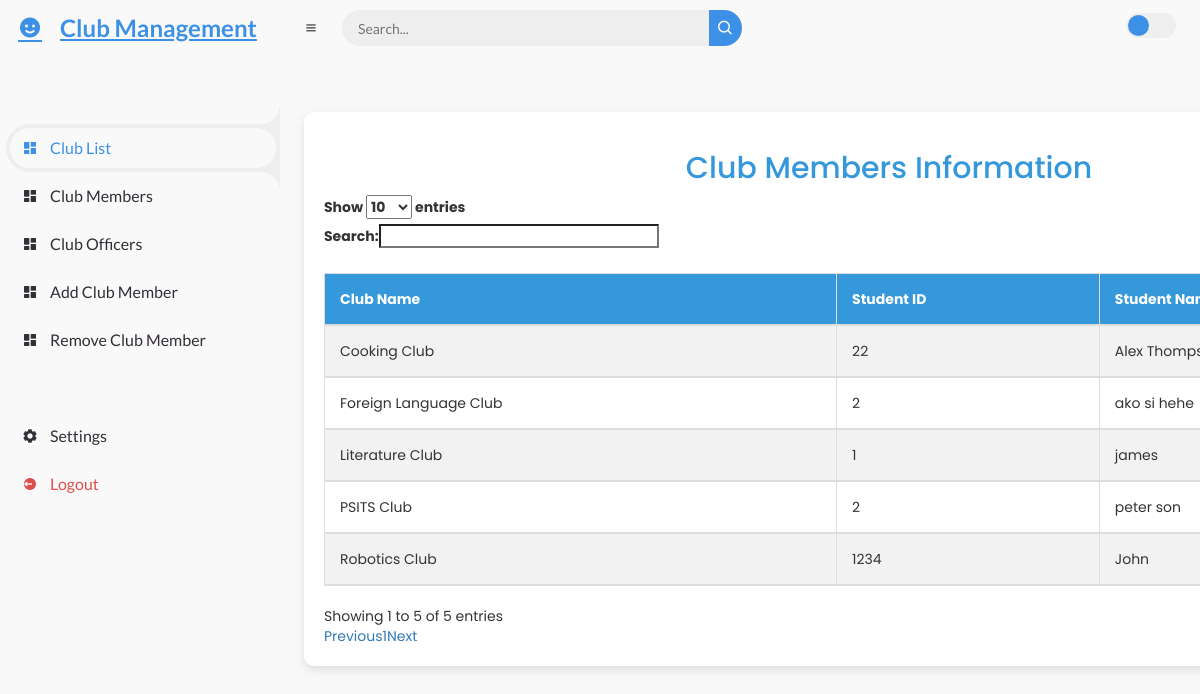
/clubmembers.php, run on the app's committed database.
### tables this page shows
CREATE TABLE `clubmembers` (
  `ClubID` int(11) NOT NULL,
  `StudentID` int(11) NOT NULL,
  `StudentName` varchar(200) NOT NULL
);

CREATE TABLE `clubs` (
  `ClubID` int(11) NOT NULL,
  `ClubLogo` varchar(255) NOT NULL,
  `ClubName` varchar(255) NOT NULL,
  `Status` tinyint(1) NOT NULL
);

### clubmembers.php (the view, shortened to what this page needs)
<?php
include("db.php");
?>
<!DOCTYPE html>
<html lang="en">
<head>
    <link href='https://unpkg.com/boxicons@2.0.9/css/boxicons.min.css' rel='stylesheet'>
    <link rel="stylesheet" href="style.css">
    <link rel="stylesheet" href="https://maxcdn.bootstrapcdn.com/bootstrap/3.4.1/css/bootstrap.min.css">
    <link rel="stylesheet" href="https://cdn.datatables.net/1.10.20/css/dataTables.bootstrap.min.css">
</head>
<body>
    <section id="sidebar">
        <a href="#" class="brand">
            <i class='bx bxs-smile'></i>
            <span class="text">Club Management</span>
        </a>
        <ul class="side-menu top">
            <li class="active">
                <a href="index.php">
                    <i class='bx bxs-dashboard'></i>
                    <span class="text">Club List</span>
                </a>
            </li>
            <li>
                <a href="clubmembers.php">
                    <i class='bx bxs-dashboard'></i>
                    <span class="text">Club Members</span>
                </a>
            </li>
            <li>
                <a href="clubofficials.php">
                    <i class='bx bxs-dashboard'></i>
                    <span class="text">Club Officers</span>
                </a>
            </li>
            <li>
                <a href="addmembers.php">
                    <i class='bx bxs-dashboard'></i>
                    <span class="text">Add Club Member</span>
                </a>
            </li>
            <li>
                <a href="removemem.php">
                    <i class='bx bxs-dashboard'></i>
                    <span class="text">Remove Club Member</span>
                </a>
            </li>
        </ul>
        <ul class="side-menu">
            <li>
                <a href="#">
                    <i class='bx bxs-cog'></i>
                    <span class="text">Settings</span>
                </a>
            </li>
            <li>
                <a href="#" class="logout">
                    <i class='bx bxs-log-out-circle'></i>
                    <span class="text">Logout</span>
                </a>
            </li>
        </ul>
    </section>
    <section id="content">
        <nav>
            <i class='bx bx-menu'></i>
            <form action="#">
                <div class="form-input">
                    <input type="search" placeholder="Search...">
                    <button type="submit" class="search-btn"><i class='bx bx-search'></i></button>
                </div>
            </form>
            <label for="switch-mode" class="switch-mode"></label>
        </nav>
        <main class="main-content">
            <div class="container">
                <h2 style="text-align: center; color: #3498db;" >Club Members Information</h2>
                <table id="exampleTable" class="table table-striped table-bordered">
                    <thead id="thead">
                        <tr>
                            <th>Club Name</th>
                            <th>Student ID</th>
                            <th>Student Name</th>
                        </tr>
                    </thead>
                    <tbody id="tbody">
                        <?php
                        $sql = "SELECT clubs.ClubName, clubmembers.StudentID, clubmembers.StudentName
                                FROM clubmembers
                                INNER JOIN clubs ON clubmembers.ClubID = clubs.ClubID";
                        $result = $conn->query($sql);
                        if ($result->num_rows > 0) {
                            $prevClubName = '';
                            while ($row = $result->fetch_assoc()) {
                                $clubNameDisplay = ($row["ClubName"] !== $prevClubName) ? $row["ClubName"] : '';
                                $prevClubName = $row["ClubName"];
                                echo '<tr>
                                        <td>' . $clubNameDisplay . '</td>
                                        <td>' . $row["StudentID"] . '</td>
                                        <td>' . $row["StudentName"] . '</td>
                                    </tr>';
                            }
                        } else {
                            echo '<tr><td colspan="3" style="text-align: center;">No data available</td></tr>';
                        }
                        ?>
                    </tbody>
                </table>
            </div>
        </main>
    </section>
</body>
</html>

### style.css (style rules this page uses)
* { margin: 0; padding: 0; box-sizing: border-box; }
a { text-decoration: none; }
li { list-style: none; }
:root { --poppins: 'Poppins', sans-serif; --lato: 'Lato', sans-serif; --light: #F9F9F9; --blue: #3C91E6; --light-blue: #CFE8FF; --grey: #eee; --dark-grey: #AAAAAA; --dark: #342E37; --red: #DB504A; --yellow: #FFCE26; --light-yellow: #FFF2C6; --orange: #FD7238; --light-orange: #FFE0D3; }
html { overflow-x: hidden; }
body { background: var(--grey); overflow-x: hidden; }
#sidebar { position: fixed; top: 0; left: 0; width: 280px; height: 100%; background: var(--light); z-index: 2000; font-family: var(--lato); transition: .3s ease; overflow-x: hidden; scrollbar-width: none; }
#sidebar .brand { font-size: 24px; font-weight: 700; height: 56px; display: flex; align-items: center; color: var(--blue); position: sticky; top: 0; left: 0; background: var(--light); z-index: 500; padding-bottom: 20px; box-sizing: content-box; }
#sidebar .brand .bx { min-width: 60px; display: flex; justify-content: center; }
#sidebar .side-menu { width: 100%; margin-top: 48px; }
#sidebar .side-menu li { height: 48px; background: transparent; margin-left: 6px; border-radius: 48px 0 0 48px; padding: 4px; }
#sidebar .side-menu li.active { background: var(--grey); position: relative; }
#sidebar .side-menu li.active::before { content: ''; position: absolute; width: 40px; height: 40px; border-radius: 50%; top: -40px; right: 0; box-shadow: 20px 20px 0 var(--grey); z-index: -1; }
#sidebar .side-menu li.active::after { content: ''; position: absolute; width: 40px; height: 40px; border-radius: 50%; bottom: -40px; right: 0; box-shadow: 20px -20px 0 var(--grey); z-index: -1; }
#sidebar .side-menu li a { width: 100%; height: 100%; background: var(--light); display: flex; align-items: center; border-radius: 48px; font-size: 16px; color: var(--dark); white-space: nowrap; overflow-x: hidden; }
#sidebar .side-menu.top li.active a { color: var(--blue); }
#sidebar .side-menu li a.logout { color: var(--red); }
#sidebar .side-menu li a .bx { min-width: calc(60px - ((4px + 6px) * 2)); display: flex; justify-content: center; }
#content { position: relative; width: calc(100% - 280px); left: 280px; transition: .3s ease; }
#content nav { height: 56px; background: var(--light); padding: 0 24px; display: flex; align-items: center; grid-gap: 24px; font-family: var(--lato); position: sticky; top: 0; left: 0; z-index: 1000; }
#content nav::before { content: ''; position: absolute; width: 40px; height: 40px; bottom: -40px; left: 0; border-radius: 50%; box-shadow: -20px -20px 0 var(--light); }
#content nav .bx.bx-menu { cursor: pointer; color: var(--dark); }
#content nav form { max-width: 400px; width: 100%; margin-right: auto; }
#content nav form .form-input { display: flex; align-items: center; height: 36px; }
#content nav form .form-input input { flex-grow: 1; padding: 0 16px; height: 100%; border: none; background: var(--grey); border-radius: 36px 0 0 36px; outline: none; width: 100%; color: var(--dark); }
#content nav form .form-input button { width: 36px; height: 100%; display: flex; justify-content: center; align-items: center; background: var(--blue); color: var(--light); font-size: 18px; border: none; outline: none; border-radius: 0 36px 36px 0; cursor: pointer; }
#content nav .switch-mode { display: block; min-width: 50px; height: 25px; border-radius: 25px; background: var(--grey); cursor: pointer; position: relative; }
#content nav .switch-mode::before { content: ''; position: absolute; top: 2px; left: 2px; bottom: 2px; width: calc(25px - 4px); background: var(--blue); border-radius: 50%; transition: all .3s ease; }
#content main { width: 100%; padding: 36px 24px; font-family: var(--poppins); max-height: calc(100vh - 56px); overflow-y: auto; }

### clubmembers.php (style rules this page uses)
body { background-color: #f8f8f8; font-family: 'Arial', sans-serif; }
.container { margin-top: 20px; background-color: #fff; padding: 20px; border-radius: 10px; box-shadow: 0 4px 8px rgba(0, 0, 0, 0.1); }
h2 { text-align: center; color: #3498db; }
#exampleTable { width: 100%; border-collapse: collapse; margin-top: 20px; }
#exampleTable th, #exampleTable td { padding: 15px; text-align: left; border-bottom: 2px solid #ddd; }
#exampleTable th { background-color: #3498db; color: white; }
#exampleTable tbody tr:nth-child(odd) { background-color: #f2f2f2; }

### data on the page
clubmembers: ClubID.ClubName "PSITS Club", StudentID "2", StudentName "peter son"
clubmembers: ClubID.ClubName "Robotics Club", StudentID "1234", StudentName "John"
clubmembers: ClubID.ClubName "Literature Club", StudentID "1", StudentName "james"
clubmembers: ClubID.ClubName "Cooking Club", StudentID "22", StudentName "Alex…"
clubmembers: ClubID.ClubName "Foreign Language Club", StudentID "2", StudentName "ako si hehe"
